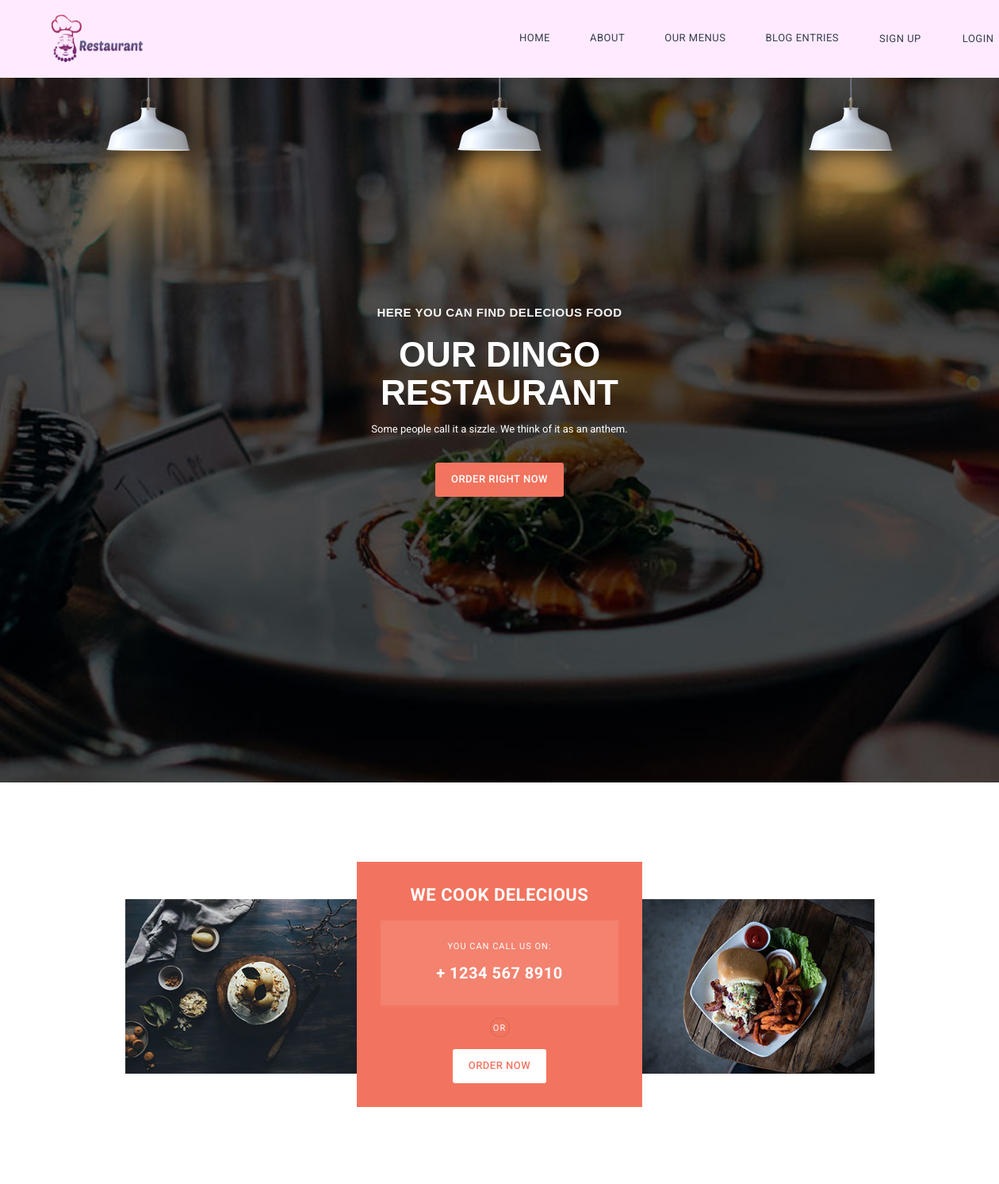
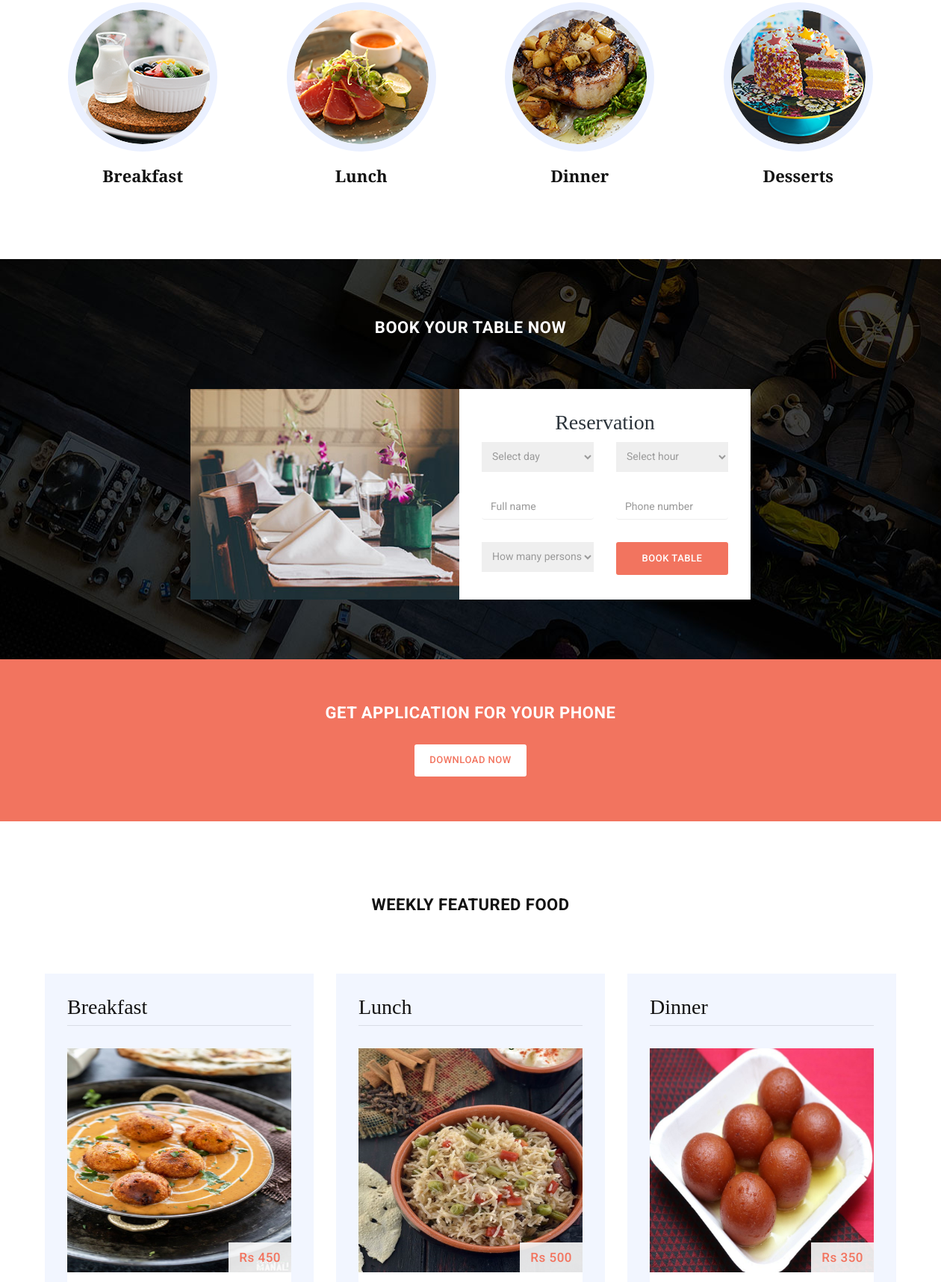
The page / (upper part) on the database its author committed (2 pictures, top to bottom).
### mainapp/models.py (models this page shows, shortened)
class weeklyFeaturedFood(models.Model):
        id = models.AutoField(primary_key=True)
        title = models.CharField(max_length=200)
        detail = models.CharField(max_length=500)
        foodImage = models.ImageField(upload_to='weeklyFeatured', null=True, blank=True)
        price = models.IntegerField()
        slug = models.CharField(max_length=200)
        foodHour = models.CharField(max_length=30)

### mainapp/views.py (the view)
# urls.py: 2. Add a URL to urlpatterns:  path('', views.home, name='home')
def home(request):
        Blogs = BlogsDatabase.objects.all()
        blogs = BlogsDatabase.objects.all()[len(Blogs)-4:len(Blogs):-1]
        featuredFood = weeklyFeaturedFood.objects.all()
        context = {'blogs':blogs, 'weeklyfood':featuredFood}
        return render(request, 'mainapp_templates/index.html', context)

### templates/mainapp_templates/index.html (shortened to what this page needs)
{% extends 'base.html' %}
{% load static %}
{% block Content %}
<section class="banner"style="background-image:  url({% static 'images/banner-bg.jpg' %}); " >
        <div class="container">
                <div class="row">
                        <div class="tm-lights-container">
                                <img src="{% static 'images/light.png'%}" alt="Light" class="light light-1">
                                <img src="{% static 'images/light.png'%}" alt="Light" class="light light-2">
                                <img src="{% static 'images/light.png'%}" alt="Light" class="light light-3">
                        </div>
                        <div class="col-md-6 col-md-offset-3 come">
                                <h4>Here You Can Find Delecious Food</h4>
                                <h2>Our Dingo Restaurant</h2>
                                <p style="color:white">Some people call it a sizzle. We think of it as an anthem.</p>
                                {% if user.is_authenticated %}
                                        <div class="primary-button">
                                                <a href="#" class="scroll-link " data-id="book-table">{{ request.user.username }} Order Right Now</a>
                                        </div>
                                {% else %}
                                        <div class="primary-button">
                                                <a href="#" class="scroll-link " data-id="book-table">Order Right Now</a>
                                        </div>
                                {% endif %}
                        </div>
                </div>
        </div>
</section>
<section class="cook-delecious">
        <div class="container">
                <div class="row">
                        <div class="col-md-3 col-md-offset-1">
                                <div class="first-image">
                                        <img src="{% static 'images/cook_01.jpg' %}" alt="">
                                </div>
                        </div>
                        <div class="col-md-4">
                                <div class="cook-content">
                                        <h4>We cook delecious</h4>
                                        <div class="contact-content">
                                                <span>You can call us on:</span>
                                                <h6>+ 1234 567 8910</h6>
                                        </div>
                                        <span>or</span>
                                        <div class="primary-white-button">
                                                <a href="#" class="scroll-link" data-id="book-table">Order Now</a>
                                        </div>
                                </div>
                        </div>
                        <div class="col-md-3">
                                <div class="second-image">
                                        <img src="{% static 'images/cook_02.jpg' %}" alt="">
                                </div>
                        </div>
                </div>
        </div>
</section>
<section class="services">
        <div class="container">
                <div class="row">
                        <div class="col-md-3 col-sm-6 col-xs-12">
                                <div class="service-item">
                                        <a href="menu.html">
                                                <img src="{% static 'images/cook_breakfast.png' %}" alt="Breakfast">
                                                <h4>Breakfast</h4>
                                        </a>
                                </div>
                        </div>
                        <div class="col-md-3 col-sm-6 col-xs-12">
                                <div class="service-item">
                                        <a href="menu.html">
                                                <img src="{% static 'images/cook_lunch.png' %}" alt="Lunch">
                                                <h4>Lunch</h4>
                                        </a>
                                </div>
                        </div>
                        <div class="col-md-3 col-sm-6 col-xs-12">
                                <div class="service-item">
                                        <a href="menu.html">
                                                <img src="{% static 'images/cook_dinner.png' %}" alt="Dinner">
                                                <h4>Dinner</h4>
                                        </a>
                                </div>
                        </div>
                        <div class="col-md-3 col-sm-6 col-xs-12">
                                <div class="service-item">
                                        <a href="menu.html">
                                                <img src="{% static 'images/cook_dessert.png' %}" alt="Desserts">
                                                <h4>Desserts</h4>
                                        </a>
                                </div>
                        </div>
                </div>
        </div>
</section>
<section id="book-table" style="background: url('{% static 'images/book-bg.jpg' %}');">
        <div class="container">
                <div class="row">
                        <div class="col-md-12">
                                <div class="heading">
                                        <h2>Book Your Table Now</h2>
                                </div>
                        </div>
                        <div class="col-md-4 col-md-offset-2 col-sm-12">
                                <div class="left-image">
                                        <img src="{% static 'images/book_left_image.jpg' %}" alt="">
                                </div>
                        </div>
                        <div class="col-md-4 col-sm-12">
                                <div class="right-info">
                                        <h4>Reservation</h4>
                                        <form id="form-submit" action="{% url 'reservation' %}" method="POST">
                                                <div class="row">
                                                        <div class="col-md-6">
                                                                <fieldset>
                                                                        <select required name='day'>
                                                                                <option value="">Select day</option>
                                                                        </select>
                                                                </fieldset>
                                                        </div>
                                                        <div class="col-md-6">
                                                                <fieldset>
                                                                        <select required name='hour'>
                                                                                <option value="">Select hour</option>
                                                                        </select>
                                                                </fieldset>
                                                        </div>
                                                        <div class="col-md-6">
                                                                <fieldset>
                                                                        <input name="name" type="name" class="form-control" id="name" placeholder="Full name" required="">
                                                                </fieldset>
                                                        </div>
                                                        <div class="col-md-6">
                                                                <fieldset>
                                                                        <input name="phone" type="phone"class="form-control" id="phone"placeholder="Phone number" required="">
                                                                </fieldset>
                                                        </div>
                                                        <div class="col-md-6">
                                                                <fieldset>
                                                                        <select required class="person" name='persons'>
                                                                                <option value="">How many persons?</option>
                                                                        </select>
                                                                </fieldset>
                                                        </div>
                                                        <div class="col-md-6">
                                                                <fieldset>
                                                                        <button type="submit" id="form-submit"class="btn">Book Table</button>
                                                                </fieldset>
                                                        </div>
                                                </div>
                                        </form>
                                </div>
                        </div>
                </div>
        </div>
</section>
<section class="get-app">
        <div class="container">
                <div class="row">
                        <div class="heading">
                                <h2>Get application for your phone</h2>
                        </div>
                        <div class="primary-white-button">
                                <a href="#">Download now</a>
                        </div>
                </div>
        </div>
</section>
<section class="featured-food">
        <div class="container">
                <div class="row">
                        <div class="heading">
                                <h2>Weekly Featured Food</h2>
                        </div>
                </div>
                <div class="row">
                        {% for weekly in weeklyfood %}
                        <div class="col-md-4">
                                <div class="food-item">
                                        <h2>{{ weekly.foodHour }}</h2>
                                        <img src="{{ weekly.foodImage.url }}" alt="" height="300px">
                                        <div class="price">Rs {{ weekly.price }}</div>
                                        <div class="text-content">
                                        </div>
                                </div>
                        </div>
                        {% endfor %}
                </div>
        </div>
</section>
{% endblock Content %}

### static/css/hero-slider.css (style rules this page uses)
*, *::after, *::before { -webkit-box-sizing: border-box; -moz-box-sizing: border-box; box-sizing: border-box; }
html { font-size: 62.5%; }
body { font-family: "Open Sans", sans-serif; color: #2c343b; background-color: #f2f2f2; }
a { color: #d44457; text-decoration: none; }
img { max-width: 100%; }

### rows shown on the page
weeklyFeaturedFood: foodHour "Breakfast", foodImage (picture), price "450"
weeklyFeaturedFood: foodHour "Lunch", foodImage (picture), price "500"
weeklyFeaturedFood: foodHour "Dinner", foodImage (picture), price "350"
